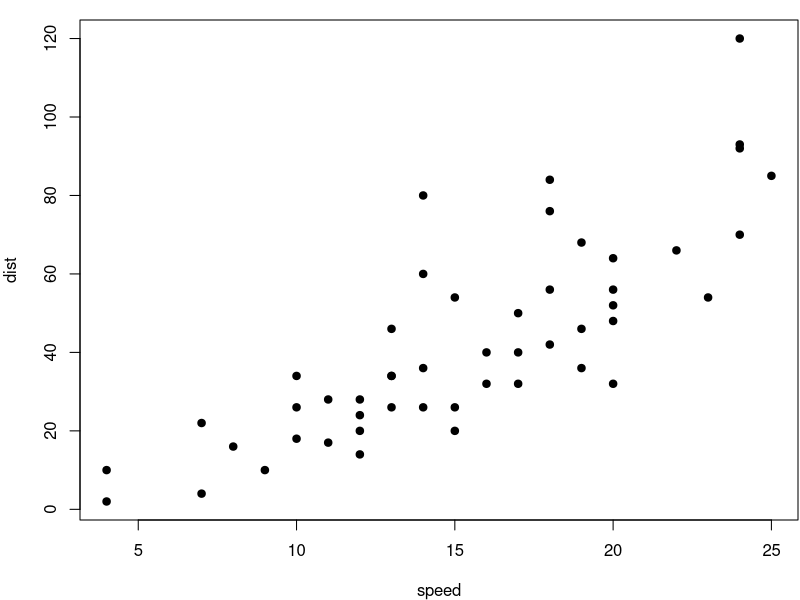

Reproduce this figure in R.
## ---- chunk 1
par(mar = c(4, 4, 1, .1))
plot(cars, pch = 19)
## ---- chunk 2
knitr::kable(
  head(iris), caption = '雷猴啊，iris 数据！',
  booktabs = TRUE
)
## ---- chunk 3
# 自动生成 R 包的参考文献
knitr::write_bib(c(
  .packages(), 'bookdown', 'knitr', 'rmarkdown'
), 'packages.bib')
